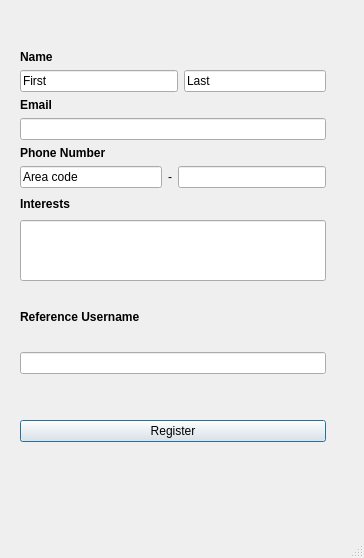
<?xml version="1.0" encoding="UTF-8"?>
<ui version="4.0">
 <class>RegisterMain</class>
 <widget class="QMainWindow" name="RegisterMain">
  <property name="geometry">
   <rect>
    <x>0</x>
    <y>0</y>
    <width>364</width>
    <height>558</height>
   </rect>
  </property>
  <property name="windowTitle">
   <string>Register</string>
  </property>
  <widget class="QWidget" name="centralwidget">
   <widget class="QWidget" name="layoutWidget">
    <property name="geometry">
     <rect>
      <x>20</x>
      <y>50</y>
      <width>306</width>
      <height>392</height>
     </rect>
    </property>
    <layout class="QGridLayout" name="gridLayout_5">
     <item row="1" column="0">
      <spacer name="verticalSpacer">
       <property name="orientation">
        <enum>Qt::Vertical</enum>
       </property>
       <property name="sizeType">
        <enum>QSizePolicy::Fixed</enum>
       </property>
       <property name="sizeHint" stdset="0">
        <size>
         <width>20</width>
         <height>40</height>
        </size>
       </property>
      </spacer>
     </item>
     <item row="0" column="0">
      <layout class="QGridLayout" name="gridLayout_4">
       <item row="2" column="0">
        <layout class="QGridLayout" name="gridLayout_2">
         <item row="1" column="0" colspan="2">
          <widget class="QLineEdit" name="lineEdit_8"/>
         </item>
         <item row="0" column="0">
          <widget class="QLabel" name="label_8">
           <property name="font">
            <font>
             <weight>75</weight>
             <bold>true</bold>
            </font>
           </property>
           <property name="text">
            <string>Reference Username</string>
           </property>
          </widget>
         </item>
        </layout>
       </item>
       <item row="1" column="0">
        <layout class="QGridLayout" name="gridLayout_3">
         <item row="0" column="0">
          <widget class="QLabel" name="label_5">
           <property name="font">
            <font>
             <weight>75</weight>
             <bold>true</bold>
            </font>
           </property>
           <property name="text">
            <string>Interests</string>
           </property>
          </widget>
         </item>
         <item row="1" column="0">
          <widget class="QLineEdit" name="lineEdit_9">
           <property name="minimumSize">
            <size>
             <width>121</width>
             <height>61</height>
            </size>
           </property>
          </widget>
         </item>
        </layout>
       </item>
       <item row="0" column="0">
        <layout class="QGridLayout" name="gridLayout">
         <item row="0" column="0">
          <widget class="QLabel" name="label">
           <property name="font">
            <font>
             <weight>75</weight>
             <bold>true</bold>
            </font>
           </property>
           <property name="text">
            <string>Name</string>
           </property>
          </widget>
         </item>
         <item row="4" column="0" colspan="2">
          <widget class="QLabel" name="label_3">
           <property name="font">
            <font>
             <weight>75</weight>
             <bold>true</bold>
            </font>
           </property>
           <property name="text">
            <string>Phone Number</string>
           </property>
          </widget>
         </item>
         <item row="2" column="0">
          <widget class="QLabel" name="label_2">
           <property name="font">
            <font>
             <weight>75</weight>
             <bold>true</bold>
            </font>
           </property>
           <property name="text">
            <string>Email</string>
           </property>
          </widget>
         </item>
         <item row="5" column="0">
          <widget class="QLineEdit" name="lineEdit_4">
           <property name="text">
            <string>Area code</string>
           </property>
          </widget>
         </item>
         <item row="1" column="3">
          <widget class="QLineEdit" name="lineEdit_2">
           <property name="text">
            <string>Last</string>
           </property>
          </widget>
         </item>
         <item row="5" column="2" colspan="2">
          <widget class="QLineEdit" name="lineEdit_5">
           <property name="text">
            <string/>
           </property>
          </widget>
         </item>
         <item row="3" column="0" colspan="4">
          <widget class="QLineEdit" name="lineEdit_3"/>
         </item>
         <item row="5" column="1">
          <widget class="QLabel" name="label_4">
           <property name="text">
            <string>-</string>
           </property>
          </widget>
         </item>
         <item row="1" column="0" colspan="3">
          <widget class="QLineEdit" name="lineEdit">
           <property name="text">
            <string>First</string>
           </property>
          </widget>
         </item>
        </layout>
       </item>
      </layout>
     </item>
     <item row="2" column="0">
      <widget class="QPushButton" name="pushButton">
       <property name="text">
        <string>Register</string>
       </property>
       <property name="default">
        <bool>true</bool>
       </property>
      </widget>
     </item>
    </layout>
   </widget>
  </widget>
  <widget class="QStatusBar" name="statusbar"/>
 </widget>
 <resources/>
 <connections/>
</ui>
